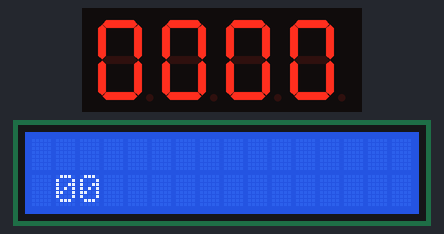
The sketch below on a simulated Arduino Uno, built with avr-gcc and run on an emulated ATmega328P. On the bench: 4-digit seven-segment display, 16×2 character LCD. Wiring (inferred from the names in the program): 4-digit 7-segment display, segments lit when HIGH: segments A3, A2, A1, pin 12, pin 8, pin 9, pin 10; digit selects pin 4, pin 5, pin 6, pin 7. The segment pins are drawn as the display they are named for.

Above: at 0.4 s.
At 5.1 s:
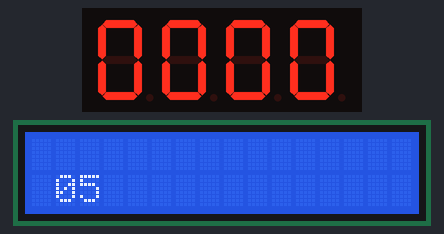
At 9.2 s:
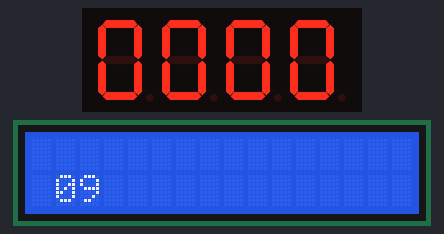
At 19.4 s:
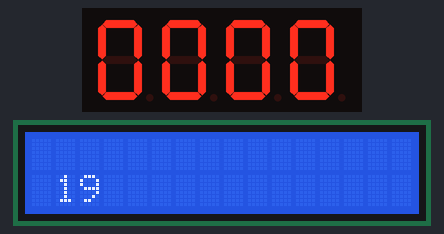
At 27.5 s:
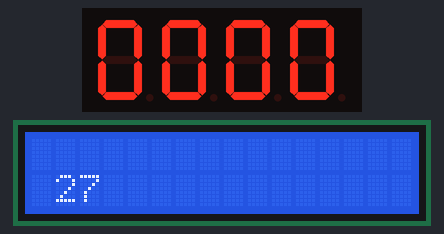
At 37.6 s:
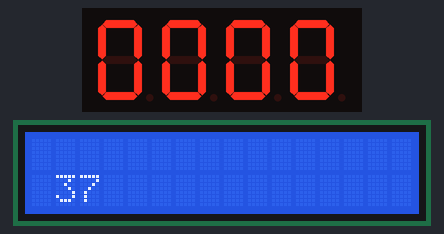

The sketch:

realTimeClock.ino
```cpp
#include <LiquidCrystal_I2C.h>
const int sPins[7] = {A3,A2,A1,12,8,9,10};
const int dPins[4] = {4,5,6,7};

int hours = 0;
int minutes = 0;
int seconds = 0;
bool adjustMinutes = true;
bool incrementMode = true;
LiquidCrystal_I2C lcd(0x27, 16,2);

unsigned long previousMillis = 0;
unsigned long previousMillisSeconds = 0;
const long interval = 60000;
const long intervalSeconds = 1000;
const int debounceDelay = 50;

byte digitCodes[10] = {
  B00111111,
  B00000110,
  B01011011,
  B01001111,
  B01100110,
  B01101101,
  B01111101,
  B00000111,
  B01111111,
  B01101111
};

void setup() {
  lcd.init();
  lcd.backlight();
  for (int i = 0; i < 7; i++){
    pinMode(sPins[i], OUTPUT);
  }
  for(int i = 0; i < 4; i++){
    pinMode(dPins[i], OUTPUT);
    digitalWrite(dPins[i], HIGH);
  }

  displayTime(hours, minutes);
  displaySeconds(seconds);

}

void loop() {
  unsigned long currentMillis = millis();

    if(currentMillis - previousMillisSeconds >= intervalSeconds){
    previousMillisSeconds = currentMillis;
    incrementSeconds();
  }

  if(currentMillis - previousMillis >= interval){
    previousMillis = currentMillis;
    //incrementMinute();
  }

  displayTime(hours, minutes);
  displaySeconds(seconds);

}

void incrementMinute(){
  minutes++;
  if(minutes >= 60){
    minutes = 0;
    incrementHour();
  }
}

void decrementMinutes(){
  minutes--;
  if(minutes < 0){
    minutes = 59;
    decrementHour();
  }
}

void incrementSeconds(){
  seconds++;
  if(seconds >= 60){
    seconds = 0;
    incrementMinute();
  }
}

void incrementHour(){
  hours++;
  if(hours > 12){
    hours = 1;
  }
}

void decrementHour(){
  hours--;
  if(hours < 1){
    hours = 12;
  }
}

void displayTime(int hrs, int mins){
  int digits[4] = {hrs/10, hrs%10, mins/10, mins%10};

  for(int i = 0; i<4; i++){
    digitalWrite(dPins[i], LOW);
    setSegments(digitCodes[digits[i]]);
    delay(4);
    digitalWrite(dPins[i], HIGH);
  }
}

void setSegments(byte segments){
  for(int i = 0; i<7; i++){
    digitalWrite(sPins[i], (segments >> i) & 0x01);
  }
}

void displaySeconds(int secs){
  lcd.clear();
  lcd.setCursor(1,1);

  if(secs < 10) lcd.print("0");
  lcd.print(secs);

}
```

Measured:
- what the display in image 0 shows lasts 0.6 s, from 0.4 s to 1.0 s
- what the display in image 1 shows lasts 1.0 s, from 5.1 s to 6.1 s
